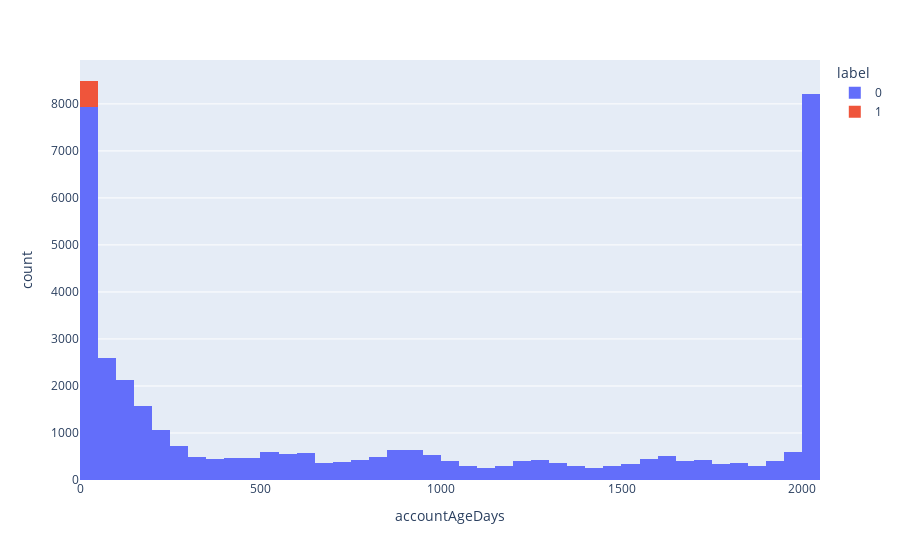

Write notebook code for a chart like this one.
### Code cell
fig = px.histogram(df, x='accountAgeDays', color='label')
fig.show()

### Figure 1 — Plotly figure (JSON) as saved in the notebook; plotly's stock layout.template omitted (floating-point values rounded to 4 significant figures; data arrays with more than 128 entries replaced by an {"elided": "..."} marker saying what was removed)
{"data": [{"bingroup": "x", "hovertemplate": "label=0<br>accountAgeDays=%{x}<br>count=%{y}<extra></extra>", "legendgroup": "0", "marker": {"color": "#636efa", "pattern": {"shape": ""}}, "name": "0", "orientation": "v", "showlegend": true, "type": "histogram", "x": {"elided": "38661 int values"}, "xaxis": "x", "yaxis": "y"}, {"bingroup": "x", "hovertemplate": "label=1<br>accountAgeDays=%{x}<br>count=%{y}<extra></extra>", "legendgroup": "1", "marker": {"color": "#EF553B", "pattern": {"shape": ""}}, "name": "1", "orientation": "v", "showlegend": true, "type": "histogram", "x": {"elided": "560 int values"}, "xaxis": "x", "yaxis": "y"}], "layout": {"barmode": "relative", "legend": {"title": {"text": "label"}, "tracegroupgap": 0}, "margin": {"t": 60}, "xaxis": {"anchor": "y", "domain": [0, 1], "title": {"text": "accountAgeDays"}}, "yaxis": {"anchor": "x", "domain": [0, 1], "title": {"text": "count"}}}}
